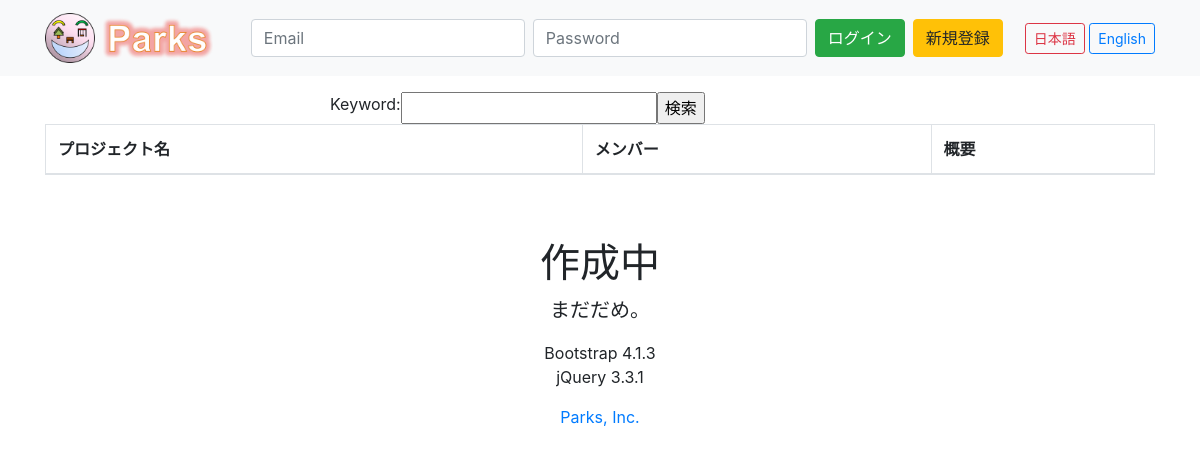
Before: /project/search/ with the older database file.
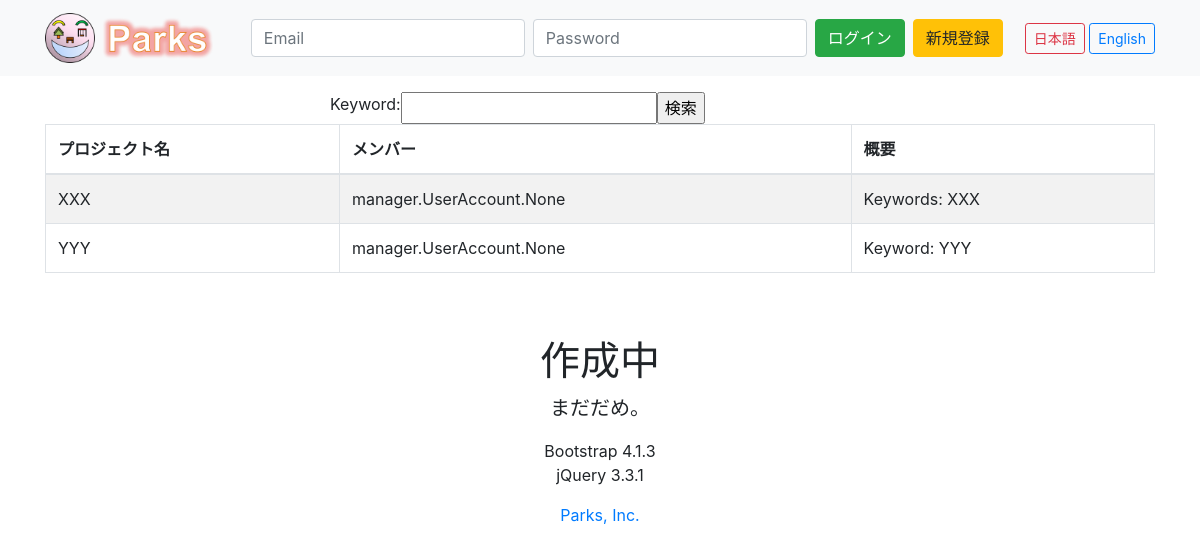
After: the same page with the newer database file.
### manager/models.py (models this page shows, shortened)
class Project(models.Model):
    users = models.ManyToManyField(UserAccount)
    name = models.CharField(max_length=256)
    details = models.TextField()
    start_date = models.DateField()

### manager/views.py (the view)
# urls.py: path('project/search/', views.project_search, name='project_search'),
@csrf_protect
def project_search(request):
    form = ProjectSearchForm()
    projects = Project.objects.all()
    if request.method == 'POST':
        form = ProjectSearchForm(request.POST)
        projects = Project.objects.all()
        if form.is_valid():
            projects = Project.objects.filter(Q(name__contains=form.cleaned_data['keyword']))
    return render(request,
                  'project_search.html',
                  {'form':form, 'projects':projects})

### manager/forms.py
class ProjectSearchForm(forms.Form):
    keyword = forms.CharField(min_length=3, max_length=256)

### manager/templates/project_search.html (shortened to what this page needs)
{% extends "base.html" %}
{% load staticfiles %}
{% block body %}
<div class="container">
	<form action="/project/search/" method="POST">
		<div class="row justify-content-center mt-3">
			<div class="col-6">
				<div class="input-group">
                    {{ form }}
                    <input type="submit" value="検索">
				</div>
			</div>
		</div>
	</form>
	<table class="table table-striped table-bordered">
		<thead>
			<tr>
				<th scope="col">プロジェクト名</th>
				<th scope="col">メンバー</th>
				<th scope="col">概要</th>
			</tr>
		</thead>
		<tbody>
			{% for project in projects %}
			<tr>
				<td>{{ project.name }}</td>
				<td>{{ project.users }}</td>
				<td>{{ project.details }}</td>
			</tr>
			{% endfor %}
		</tbody>
	</table>
</div>
<div class="container">
	<div class="row">
		<div class="col-lg-12 text-center">
			<h1 class="mt-5">作成中</h1>
			<p class="lead">まだだめ。</p>
			<ul class="list-unstyled">
				<li>Bootstrap 4.1.3</li>
				<li>jQuery 3.3.1</li>
			</ul>
		</div>
	</div>
</div>
{% endblock %}

### manager/templates/base.html (shortened to what this page needs)
<!DOCTYPE html>
<html>
	<head>
		{% load staticfiles %}
		<link href= "{% static 'Bootstrap/vendor/bootstrap/css/bootstrap.min.css' %}" rel="stylesheet" >
	</head>
	<body>
		<nav class="navbar navbar-expand-lg navbar-light bg-light static-top">
			<div class="container">
				<a class="navbar-brand" href="{% url 'manager:index' %}">
					<img id="parksLogo" src="{% static 'image/logo.png' %}" height="50" alt="Parksロゴ" />
					<img id="parksSign" src="{% static 'image/sign.png' %}" height="50" alt="Parks" />
				</a>
				<form class="form-inline">
					<input class="form-control mr-sm-2" type="email" placeholder="Email" aria-label="Email">
					<input class="form-control mr-sm-2" type="password" placeholder="Password" aria-label="Password">
					<button class="btn btn-success mr-sm-2" type="submit">ログイン</button>
					<a class="btn btn-warning my-2 my-sm-0" href="{% url 'manager:user_create' %}" role="button">新規登録</a>
				</form>
				<div>
					<a class="btn btn-outline-danger btn-sm" href="#" role="button">日本語</a>
					<a class="btn btn-outline-primary btn-sm" href="#" role="button">English</a>
				</div>
			</div>
		</nav>
		{% block body %}
		{% endblock %}
		<div class="container">
			<div class="row">
				<div class="col-lg-12 text-center">
					<a href="https://mizutaniken1992.wixsite.com/parks" target="_blank">Parks, Inc.</a>
				</div>
			</div>
		</div>
	</body>
</html>

Changed rows visible on the page:
added Project: name "XXX", users "manager.UserAccount.None", details "Keywords: XXX"
added Project: name "YYY", users "manager.UserAccount.None", details "Keyword: YYY"
